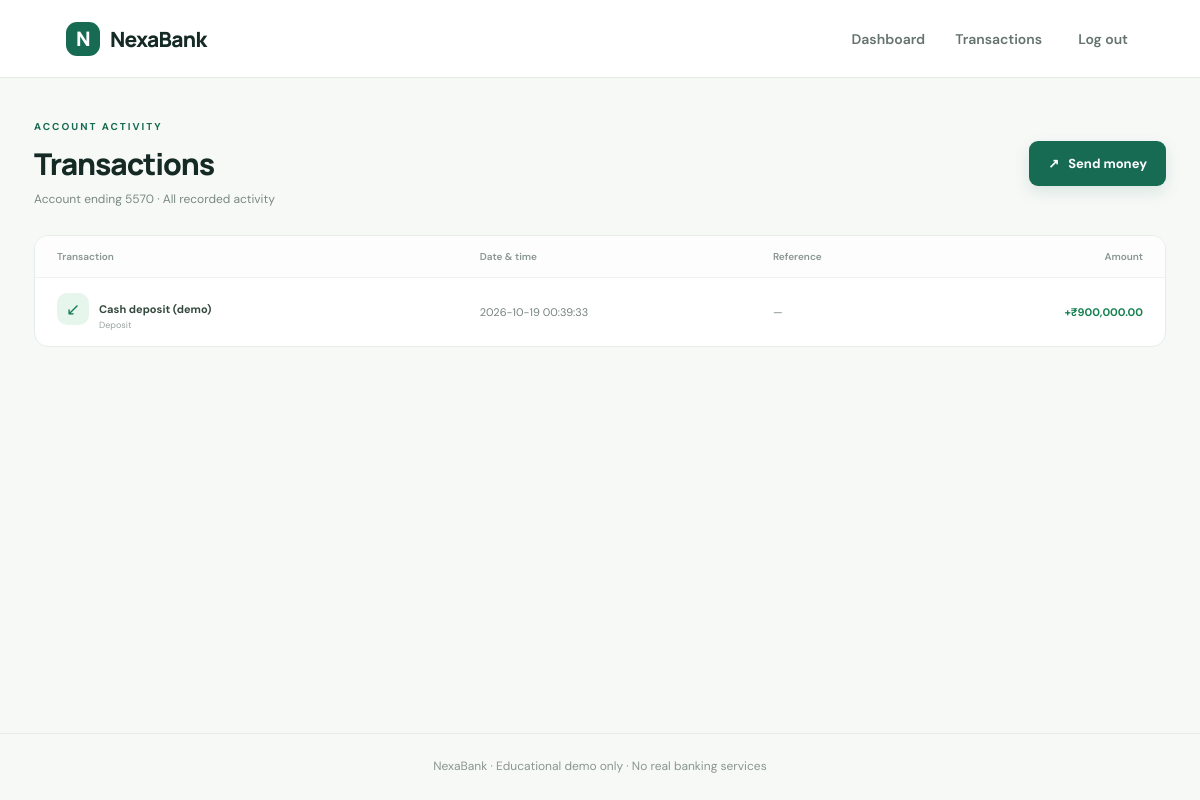
The page /transactions (signed in) on the database its author committed.
### tables this page shows
CREATE TABLE accounts (
        id INTEGER PRIMARY KEY AUTOINCREMENT,
        user_id INTEGER NOT NULL UNIQUE,
        account_number TEXT NOT NULL UNIQUE,
        balance_cents INTEGER NOT NULL DEFAULT 0 CHECK(balance_cents >= 0),
        created_at TEXT NOT NULL,
        FOREIGN KEY(user_id) REFERENCES users(id) ON DELETE CASCADE
    );

CREATE TABLE transactions (
        id INTEGER PRIMARY KEY AUTOINCREMENT,
        account_id INTEGER NOT NULL,
        transaction_type TEXT NOT NULL,
        amount_cents INTEGER NOT NULL CHECK(amount_cents > 0),
        description TEXT NOT NULL,
        created_at TEXT NOT NULL,
        related_account TEXT,
        FOREIGN KEY(account_id) REFERENCES accounts(id)
    );

### app.py (the view)
@app.route("/transactions")
@login_required
def transactions():
    account = current_account()
    txs = get_db().execute(
        "SELECT * FROM transactions WHERE account_id=? ORDER BY id DESC",
        (account["id"],)
    ).fetchall()
    return render_template("transactions.html", account=account, transactions=txs)

### app.py (called while the page is built)
def get_db():
    if "db" not in g:
        g.db = sqlite3.connect(DB_PATH)
        g.db.row_factory = sqlite3.Row
        g.db.execute("PRAGMA foreign_keys = ON")
    return g.db

def cents_to_money(cents):
    return f"₹{cents / 100:,.2f}"

@app.template_filter("money")
def money_filter(cents):
    return cents_to_money(cents)

def login_required(view):
    @wraps(view)
    def wrapped(*args, **kwargs):
        if "user_id" not in session:
            flash("Please log in to continue.", "warning")
            return redirect(url_for("login"))
        return view(*args, **kwargs)
    return wrapped

def current_account():
    return get_db().execute(
        "SELECT a.*, u.full_name, u.email FROM accounts a JOIN users u ON u.id=a.user_id WHERE u.id=?",
        (session["user_id"],)
    ).fetchone()

### templates/transactions.html (shortened to what this page needs)
{% extends "base.html" %}
{% block content %}
<div class="page-heading"><div><div class="eyebrow">ACCOUNT ACTIVITY</div><h1>Transactions</h1><p>Account ending {{ account['account_number'][-4:] }} · All recorded activity</p></div><a class="btn primary" href="{{ url_for('transfer') }}">↗ &nbsp; Send money</a></div>
<section class="section-card">
{% if transactions %}
<div class="table-wrap"><table><thead><tr><th>Transaction</th><th>Date & time</th><th>Reference</th><th class="align-right">Amount</th></tr></thead><tbody>
{% for tx in transactions %}
<tr><td><span class="tx-icon {{ 'positive' if tx['transaction_type'] in ['DEPOSIT','TRANSFER_IN'] else 'negative' }}">{{ '↙' if tx['transaction_type'] in ['DEPOSIT','TRANSFER_IN'] else '↗' }}</span><span class="tx-name">{{ tx['description'] }}</span><small class="tx-type">{{ tx['transaction_type'].replace('_',' ').title() }}</small></td><td>{{ tx['created_at'].replace('T',' ') }}</td><td>{{ tx['related_account'] or '—' }}</td><td class="align-right {{ 'amount-positive' if tx['transaction_type'] in ['DEPOSIT','TRANSFER_IN'] else 'amount-negative' }}">{{ '+' if tx['transaction_type'] in ['DEPOSIT','TRANSFER_IN'] else '−' }}{{ tx['amount_cents']|money }}</td></tr>
{% endfor %}
</tbody></table></div>
{% else %}<div class="empty-state"><div class="empty-icon">▤</div><strong>No transactions yet</strong><p>When you make a transaction, it will show up here.</p></div>{% endif %}
</section>
{% endblock %}

### static/style.css (style rules this page uses)
:root { --ink:#152a25;--muted:#75837d;--green:#176b52;--green2:#1f8968;--pale:#eaf5ef;--line:#e7ece9;--bg:#f7f9f7;--white:#fff;--orange:#c47742 }
* { box-sizing:border-box }
body { margin:0;background:var(--bg);color:var(--ink);font-family:'DM Sans',sans-serif;font-size:14px }
a { color:inherit;text-decoration:none }
.eyebrow { font-size:10px;font-weight:700;letter-spacing:2px;color:var(--green);display:flex;align-items:center;gap:8px }
.btn { border:0;display:inline-flex;align-items:center;justify-content:center;gap:20px;border-radius:9px;padding:14px 19px;font:700 13px 'DM Sans';cursor:pointer;transition:transform .15s,background .15s }
.btn.primary { background:var(--green);color:#fff;box-shadow:0 6px 16px #176b5222 }
.page-heading { display:flex;justify-content:space-between;align-items:center;gap:20px;margin-bottom:28px }
.page-heading h1 { font:800 30px Manrope;letter-spacing:-1.1px;margin:10px 0 7px }
.page-heading p { color:#7a8981;margin:0;font-size:12px }
.section-card { border:1px solid var(--line);background:white;border-radius:14px;overflow:hidden }
.table-wrap { overflow-x:auto }
table { width:100%;border-collapse:collapse;text-align:left;white-space:nowrap }
th { font-size:10px;color:#8a9690;font-weight:600;background:#fcfdfc;padding:14px 22px }
td { padding:15px 22px;border-top:1px solid #f0f2f0;font-size:11px;color:#75837c }
td:first-child { min-width:220px }
.tx-icon { display:inline-grid;place-items:center;width:32px;height:32px;border-radius:10px;font-size:17px;margin-right:10px;vertical-align:middle }
.tx-icon.positive { background:#e7f6ed;color:#178052 }
.tx-name { font-weight:700;color:#34483e;vertical-align:middle }
.tx-type { display:block;margin-left:42px;margin-top:-6px;color:#99a39e;font-size:9px }
.align-right { text-align:right }
.amount-positive { font-weight:700;color:#168052 }

### rows shown on the page
accounts: account_number "5570"
transactions: transaction_type "↙", description "Cash deposit (demo)", transaction_type.replace "Deposit", created_at.replace "2026-10-19 00:39:33", tx "—", transaction_type "+", amount_cents "₹900,000.00"
